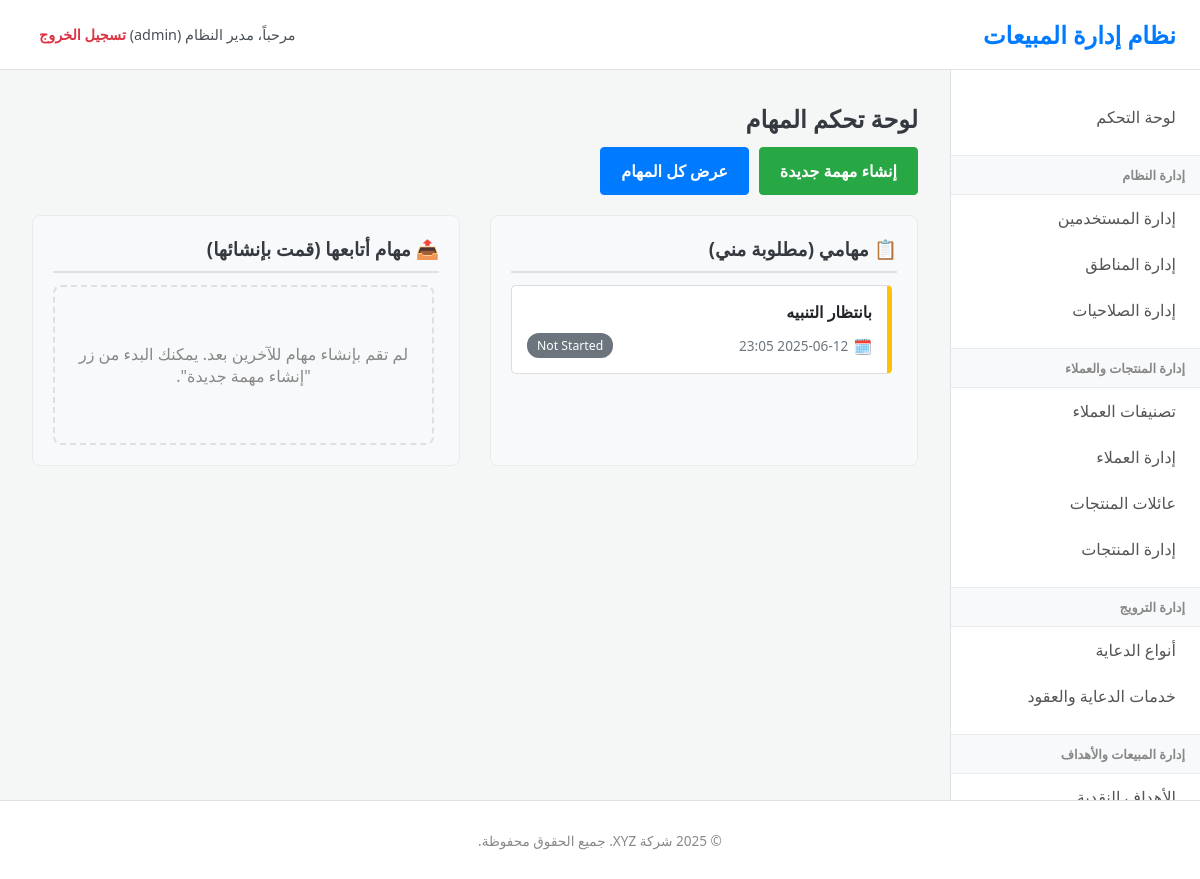
The page /index.php?page=tasks (signed in) on the database its author committed.
### tables this page shows
CREATE TABLE IF NOT EXISTS `tasks` (
  `task_id` int NOT NULL AUTO_INCREMENT,
  `title` varchar(255) NOT NULL,
  `description` text,
  `due_date` datetime DEFAULT NULL,
  `status` enum('Not Started','In Progress','Completed','Archived') NOT NULL DEFAULT 'Not Started',
  `created_by_user_id` int NOT NULL COMMENT 'من أنشأ المهمة',
  `assigned_to_user_id` int NOT NULL COMMENT 'الموظف المكلف بالمهمة (يمكن أن يكون هو نفسه المنشئ)',
  `created_at` timestamp NULL DEFAULT CURRENT_TIMESTAMP,
  `started_at` datetime DEFAULT NULL COMMENT 'وقت بدء التنفيذ الفعلي',
  `completed_at` datetime DEFAULT NULL COMMENT 'وقت الانتهاء الفعلي',
  PRIMARY KEY (`task_id`),
  KEY `created_by_user_id` (`created_by_user_id`),
  KEY `assigned_to_user_id` (`assigned_to_user_id`)
);

### controllers/tasks.php (called while the page is built, shortened)
<?php
$action = $_GET['action'] ?? 'dashboard';
$current_user_id = (int)$_SESSION['user_id'];
switch ($action) {
    case 'dashboard':
    default:
        $page_title = "لوحة تحكم المهام";
        $stmt_my_tasks = $pdo->prepare("SELECT * FROM tasks WHERE assigned_to_user_id = ? AND status != 'Archived' ORDER BY due_date IS NULL, due_date ASC");
        $stmt_my_tasks->execute([$current_user_id]);
        $my_tasks = $stmt_my_tasks->fetchAll();
        break;
}
include 'views/layout.php';

### views/tasks/dashboard.php (the view, shortened to what this page needs)
<h2><?php echo htmlspecialchars($page_title); ?></h2>
<div class="actions-bar">
    <a href="index.php?page=tasks&action=add" class="button-link add-btn">إنشاء مهمة جديدة</a>
    <a href="index.php?page=tasks&action=list" class="button-link">عرض كل المهام</a>
</div>
<div class="tasks-container">
    <div class="tasks-column">
        <h3>📋 مهامي (مطلوبة مني)</h3>
        <div class="task-list">
            <?php if (empty($my_tasks)): ?>
                <div class="empty-state">
                    <p>🎉 لا توجد مهام مطلوبة منك حاليًا. عمل رائع!</p>
                </div>
            <?php else: ?>
                <?php foreach($my_tasks as $task): ?>
                    <?php
                        $due_date_class = '';
                        if ($task['due_date'] && $task['status'] !== 'Completed') {
                            $due_timestamp = strtotime($task['due_date']);
                            $now_timestamp = time();
                            if ($due_timestamp < $now_timestamp) {
                                $due_date_class = 'overdue';
                            } elseif ($due_timestamp < $now_timestamp + (24 * 3600)) {
                                $due_date_class = 'due-soon';
                            }
                        }
                    ?>
                    <div class="task-card status-<?php echo str_replace(' ', '-', strtolower($task['status'])); ?> <?php echo $due_date_class; ?>">
                        <a href="index.php?page=tasks&action=view&id=<?php echo $task['task_id']; ?>" class="task-card-link">
                            <div class="task-title"><?php echo htmlspecialchars($task['title']); ?></div>
                            <div class="task-meta">
                                <span class="meta-item">
                                    <span class="icon">🗓️</span>
                                    <?php echo htmlspecialchars($task['due_date'] ? date('Y-m-d H:i', strtotime($task['due_date'])) : 'غير محدد'); ?>
                                </span>
                                <span class="badge"><?php echo htmlspecialchars($task['status']); ?></span>
                            </div>
                        </a>
                    </div>
                <?php endforeach; ?>
            <?php endif; ?>
        </div>
    </div>
    <div class="tasks-column">
        <h3>📤 مهام أتابعها (قمت بإنشائها)</h3>
        <div class="task-list">
             <?php if (empty($created_tasks)): ?>
                <div class="empty-state">
                    <p>لم تقم بإنشاء مهام للآخرين بعد. يمكنك البدء من زر "إنشاء مهمة جديدة".</p>
                </div>
            <?php endif; ?>
        </div>
    </div>
</div>

### css/style.css (style rules this page uses)
:root { --primary-color: #007bff; --secondary-color: #6c757d; --success-color: #28a745; --danger-color: #dc3545; --warning-color: #ffc107; --info-color: #17a2b8; --light-color: #f8f9fa; --dark-color: #343a40; --text-color: #495057; --border-color: #dee2e6; --body-bg: #f4f7f6; --sidebar-bg: #ffffff; --header-bg: #ffffff; --font-family: 'Tahoma', 'Segoe UI', sans-serif; }
* { box-sizing: border-box; }
body { font-family: var(--font-family); background-color: var(--body-bg); margin: 0; padding: 0; color: var(--text-color); font-size: 16px; direction: rtl; }
a { color: var(--primary-color); text-decoration: none; transition: color 0.3s ease; }
h1, h2, h3, h4, h5, h6 { color: var(--dark-color); margin-top: 0; margin-bottom: 0.75rem; }
.button-link, .btn { display: inline-block; font-weight: 600; text-align: center; vertical-align: middle; cursor: pointer; user-select: none; background-color: var(--primary-color); border: 1px solid var(--primary-color); padding: 0.75rem 1.25rem; font-size: 1rem; border-radius: 0.25rem; color: #fff; transition: all 0.15s ease-in-out; }
.button-link.add-btn { background-color: var(--success-color); border-color: var(--success-color); }
.actions-bar { margin-bottom: 1.5rem; display:flex; gap:10px; }

### views/tasks/dashboard.php (style rules this page uses)
.actions-bar { margin-bottom: 20px; display: flex; gap: 10px; }
.tasks-container { display: grid; grid-template-columns: repeat(auto-fit, minmax(400px, 1fr)); gap: 30px; margin-top: 20px; }
.tasks-column { background-color: #f8f9fa; border-radius: 8px; padding: 20px; border: 1px solid #e9ecef; }
.tasks-column h3 { border-bottom: 2px solid #dee2e6; padding-bottom: 10px; margin-top: 0; color: #343a40; }
.task-list { display: flex; flex-direction: column; gap: 12px; max-height: 60vh; overflow-y: auto; padding-right: 5px; }
.task-card { border: 1px solid #ddd; border-right: 5px solid #ccc; border-radius: 5px; background-color: #fff; transition: box-shadow 0.2s, transform 0.2s; }
.task-card-link { display: block; padding: 15px; text-decoration: none; color: #333; }
.task-title { font-weight: bold; margin-bottom: 10px; color: #212529; }
.task-meta { display: flex; justify-content: space-between; align-items: center; font-size: 0.85em; color: #6c757d; }
.task-meta .meta-item { display: flex; align-items: center; gap: 5px; }
.task-meta .icon { font-size: 1.1em; }
.task-meta .badge { font-size: 0.9em; padding: 4px 10px; border-radius: 12px; color: white; font-weight: 500; }
.status-not-started { border-right-color: #6c757d; }
.status-not-started .badge { background-color: #6c757d; }
.task-card.due-soon { border-right-color: #ffc107; }
.empty-state { text-align: center; padding: 40px 20px; color: #888; border: 2px dashed #e0e0e0; border-radius: 8px; }

### rows shown on the page
tasks: title "بانتظار التنبيه", due_date "2025-06-12 23:05", status "Not Started"

### other values the page prints
$_SESSION['full_name'] "مدير النظام"
$_SESSION['user_role'] "admin"
$page_title "لوحة تحكم المهام"
